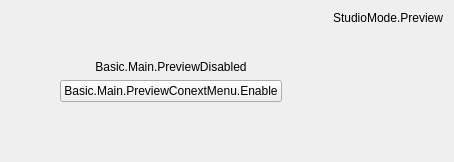
		<widget class="QWidget" name="centralwidget">
			<layout class="QVBoxLayout" name="verticalLayout">
				<item>
					<layout class="QHBoxLayout" name="horizontalLayout_2">
						<item>
							<layout class="QHBoxLayout" name="previewLayout">
								<property name="spacing">
									<number>2</number>
								</property>
								<item>
									<widget class="QWidget" name="previewDisabledWidget" native="true">
										<property name="sizePolicy">
											<sizepolicy hsizetype="Expanding" vsizetype="Expanding">
												<horstretch>0</horstretch>
												<verstretch>0</verstretch>
											</sizepolicy>
										</property>
										<layout class="QVBoxLayout" name="verticalLayout_7">
											<item>
												<spacer name="verticalSpacer_2">
													<property name="orientation">
														<enum>Qt::Vertical</enum>
													</property>
													<property name="sizeHint" stdset="0">
														<size>
															<width>20</width>
															<height>40</height>
														</size>
													</property>
												</spacer>
											</item>
											<item>
												<widget class="QLabel" name="label">
													<property name="sizePolicy">
														<sizepolicy hsizetype="Preferred" vsizetype="Preferred">
															<horstretch>0</horstretch>
															<verstretch>0</verstretch>
														</sizepolicy>
													</property>
													<property name="text">
														<string>Basic.Main.PreviewDisabled</string>
													</property>
													<property name="alignment">
														<set>Qt::AlignCenter</set>
													</property>
												</widget>
											</item>
											<item>
												<layout class="QHBoxLayout" name="horizontalLayout">
													<item>
														<spacer name="horizontalSpacer_2">
															<property name="orientation">
																<enum>Qt::Horizontal</enum>
															</property>
															<property name="sizeHint" stdset="0">
																<size>
																	<width>40</width>
																	<height>20</height>
																</size>
															</property>
														</spacer>
													</item>
													<item>
														<widget class="QPushButton" name="enablePreviewButton">
															<property name="text">
																<string>Basic.Main.PreviewConextMenu.Enable</string>
															</property>
														</widget>
													</item>
													<item>
														<spacer name="horizontalSpacer_3">
															<property name="orientation">
																<enum>Qt::Horizontal</enum>
															</property>
															<property name="sizeHint" stdset="0">
																<size>
																	<width>40</width>
																	<height>20</height>
																</size>
															</property>
														</spacer>
													</item>
												</layout>
											</item>
											<item>
												<spacer name="verticalSpacer_3">
													<property name="orientation">
														<enum>Qt::Vertical</enum>
													</property>
													<property name="sizeHint" stdset="0">
														<size>
															<width>20</width>
															<height>40</height>
														</size>
													</property>
												</spacer>
											</item>
										</layout>
									</widget>
								</item>
								<item>
									<layout class="QVBoxLayout" name="previewTextLayout">
										<property name="spacing">
											<number>0</number>
										</property>
										<item>
											<widget class="QLabel" name="previewLabel">
												<property name="text">
													<string>StudioMode.Preview</string>
												</property>
												<property name="alignment">
													<set>Qt::AlignBottom|Qt::AlignHCenter</set>
												</property>
											</widget>
										</item>
										<item>
											<widget class="OBSBasicPreview" name="preview" native="true">
												<property name="sizePolicy">
													<sizepolicy hsizetype="Expanding" vsizetype="Expanding">
														<horstretch>0</horstretch>
														<verstretch>0</verstretch>
													</sizepolicy>
												</property>
												<property name="minimumSize">
													<size>
														<width>32</width>
														<height>32</height>
													</size>
												</property>
												<property name="focusPolicy">
													<enum>Qt::ClickFocus</enum>
												</property>
												<property name="contextMenuPolicy">
													<enum>Qt::CustomContextMenu</enum>
												</property>
												<addaction name="actionRemoveSource"/>
											</widget>
										</item>
									</layout>
								</item>
							</layout>
						</item>
					</layout>
				</item>
			</layout>
		</widget>
